Frame 1 (no input): blank canvas, image omitted
Frame 60 (the mouse pressed at the canvas centre just before this capture): blank canvas, image omitted
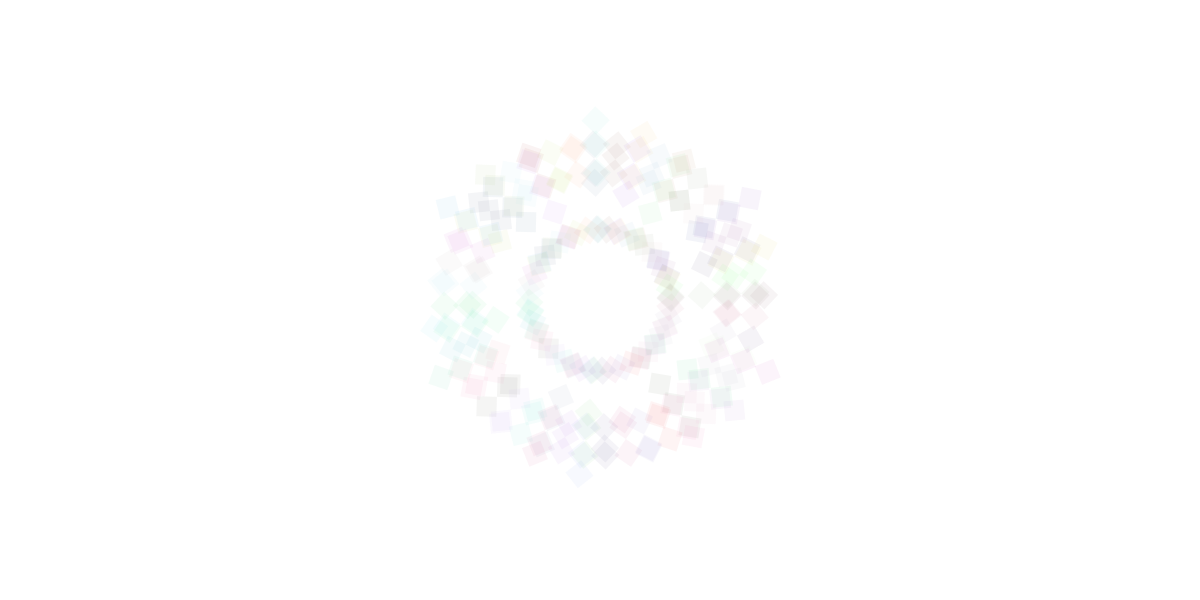
Frame 120 (the mouse held since frame 60 and released just before this capture)

The Processing sketch whose frames 1 and 60 were blank and that drew this single picture after the mouse press (run headless with seeded random() and noise(); from frame 60 on, the mouse is pressed at the canvas centre):

// Processing sketch: processing_51713
// ── processing_51713.pde

int r;
int p;
float rectsize = 20;


void setup()
{
  size( 1200, 600 );
  background( 255, 255, 255 );
  smooth();
  frameRate(999);
  colorMode(RGB, 100);
  noStroke();
  r=0;
  p=0;

}
 
 
void draw() {
  
  fill( 255, 255, 255);

  //rect( 0, 0, width, height );
  noStroke();

  if ( key == 'r' )
  {
    fill(random(255), 0, 0, 5);

  }
    if ( key == 'g' )
  {
    fill( 0, random(255), 0, 5);

  }
  if ( key == 'b' )
  {
    fill( 0, 0, 255, 5);
  }
   if ( mousePressed == true )
  {
    fill( random(100),random(100),random(100), 5);
  }
  
  
  translate(mouseX,mouseY);
  rotate(r);
  //rectMODE(RADIUS);
  rect(p, p, rectsize, rectsize);
  rect(40, 40, rectsize, rectsize);
  rect(80, 80, rectsize, rectsize);
  rect(100, 100, rectsize, rectsize);


 r++;
  
 p++;
 if (p > 500) {
 p=0;


 }
}
